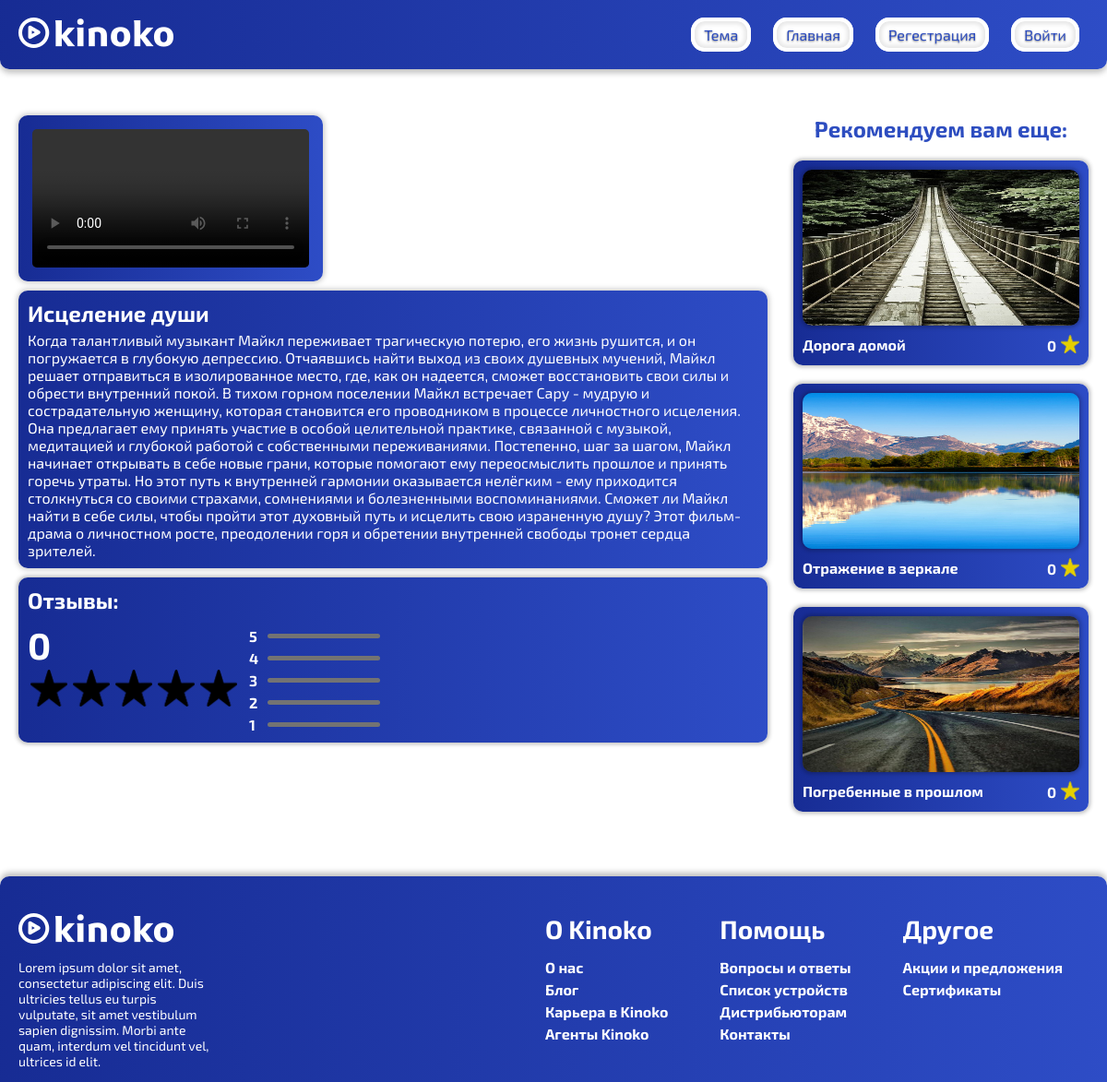
Screenshot of /pages/film.php?name=Исцеление души with the database file from the repository.
### tables this page shows
CREATE TABLE `films` (
  `id` int NOT NULL,
  `name` text NOT NULL,
  `rating` float NOT NULL,
  `genre` text NOT NULL
);

### pages/film.php (the view, shortened to what this page needs)
<?php
include 'init.php';
?>
<!DOCTYPE html>
<html>
<head>
    <link rel="stylesheet" type="text/css" href="../assets/css/FilmStyle.css">
    <link rel="stylesheet" type="text/css" href="../assets/css/darkstyle.css">
</head>
<body class="<?php if($_SESSION['theme']=="dark") {echo 'dark_body';}?>">
<?php
include 'header.php';
?>
<?php
if (isset($_GET['name'])) {
?>
<main>
    <div class="container">
        <div class="blocks_wrapper">
            <div class="block_left">
                <div class="film_wrapper">
                        <div class="film <?php if($_SESSION['theme']=="dark") {echo 'dark';}?>">
                            <?php
                            if (isset($_SESSION['auth'])) {
                            echo "<video controls class=\"empty_film\">
                    <source src=\"../films/{$_GET['name']}/film.mp4\" type=\"video/mp4\" />
                    Download the
                    <a href=\"../films/{$_GET['name']}/film.mp4\">MP4</a>
            </video>";
                            } else {
                                echo "<video controls class=\"empty_film\">
                    <source src=\"../films/{$_GET['name']}/trailer.mp4\" type=\"video/mp4\" />
                    Download the
                    <a href=\"../films/{$_GET['name']}/trailer.mp4\">MP4</a>
            </video></h2>";
                            }
                            ?>
                        </div>
                </div>
                <div class="desc_film <?php if($_SESSION['theme']=="dark") {echo 'dark';}?>">
                    <?php
                        echo "<h2>{$_GET['name']}</h2>";
                        $text = file_get_contents("../films/{$_GET['name']}/desc.txt");
                        echo $text;
                    ?>
                </div>
            <?php
            }
            ?>
                <div class="reviews <?php if($_SESSION['theme']=="dark") {echo 'dark';}?>">
                    <h2>Отзывы:</h2>
                    <div class="menu_review">
                        <div class="stars_wrapper">
                            <div class="reviews_stars">
                                <?php
                                $query = "SELECT * FROM films WHERE name='{$_GET['name']}'";
                                $result = mysqli_query($link, $query) or die(mysqli_error($link));
                                $film = mysqli_fetch_assoc($result);
                                $genre = $film['genre'];
                                $rating = round($film['rating'], 1);
                                 echo "<h2>$rating</h2>";
                                ?>
                                <div class="stars">
                                    <?php
                                    $b = -0.5;
                                        for ($i = 0; $i < 5; $i++) {
                                            echo "<div class=\"star\">";
                                            $b += 0.5;
                                            if ($b < $rating) {
                                                echo "<img src=\"../assets/img/StarYellowLeft.png\">";
                                            } else {
                                                echo "<img src=\"../assets/img/StarBlackLeft.png\">";
                                            }
                                            $b += 0.5;
                                            if ($b < $rating) {
                                                echo "<img src=\"../assets/img/StarYellowRight.png\">";
                                            } else {
                                                echo "<img src=\"../assets/img/StarBlackRight.png\">";
                                            }
                                            echo "</div>";
                                        }
                                    ?>
                                </div>
                            </div>
                            <div class="wrapper_counters">
                                <div class="wrapper_counter">
                                    <p>5</p>
                                    <div class="counter_bg">
                                    </div>
                                </div>
                                <div class="wrapper_counter">
                                    <p>4</p>
                                    <div class="counter_bg">
                                    </div>
                                </div>
                                <div class="wrapper_counter">
                                    <p>3</p>
                                    <div class="counter_bg">
                                    </div>
                                </div>
                                <div class="wrapper_counter">
                                    <p>2</p>
                                    <div class="counter_bg">
                                    </div>
                                </div>
                                <div class="wrapper_counter">
                                    <p>1</p>
                                    <div class="counter_bg">
                                    </div>
                                </div>
                            </div>
                        </div>
                    </div>
                    <?php
                    $query = "SELECT * FROM feedbacks WHERE name_film='{$_GET['name']}'";
                    $result = mysqli_query($link, $query) or die(mysqli_error($link));
                    if (!empty($result)) {
                        for ($data=[]; $row = mysqli_fetch_assoc($result); $data[] = $row);
                    ?>
                    <?php
                    }
                    ?>
                </div>
            </div>
            <div class="block_right">
                <h2 class="light_text <?php if($_SESSION['theme']=="dark") {echo 'dark_theme_text';}?>">Рекомендуем вам еще: </h2>
                <?php
                $query = "SELECT * FROM films WHERE genre='$genre'";
                $result = mysqli_query($link, $query) or die(mysqli_error($link));
                for ($data=[]; $row = mysqli_fetch_assoc($result); $data[] = $row);
                foreach ($data as $film) {
                    if ($film['name'] !== $_GET['name']) {
                        $rating = round($film['rating'], 1);
                        echo "
                                    <div class=\"item ";
                if ($_SESSION['theme'] == "dark") {
                    echo 'dark';
                }
                echo "\">
                                    <img class='poster' src='/films/{$film['name']}/poster.png' width='300' height='169' alt=''>
                                    <div class='film_info'>
                                        <p>{$film['name']}</p>
                                        <div class='rating_film'>
                                            <p>$rating</p>
                                            <div class=\"star_film\"><img src=\"../assets/img/StarYellow.png\"></div>
                                        </div>
                                    </div>
                                    <a href=\"/pages/film.php?name={$film['name']}\"></a>
                                </div>";
                    }
                }
                ?>
            </div>
        </div>
    </div>
</main>
<?php
include 'footer.php';
?>
</body>
</html>

### assets/css/FilmStyle.css (style rules this page uses)
html, body { margin: 0px; padding: 0px; }
.container { margin: 0 122px; position: relative; }
.blocks_wrapper { display: flex; justify-content: space-between; margin: 50px 0; }
.block_left { flex-grow: 2; }
.poster { background: linear-gradient(91.04deg, #13268B -16.91%, #3B60E4 159.03%); box-shadow: 0px 0px 4px 2px rgba(0, 0, 0, 0.25); border-radius: 10px; }
.film_wrapper { display: flex; flex-grow: 2; }
.film { background: linear-gradient(91.04deg, #13268B -16.91%, #3B60E4 159.03%); box-shadow: 0px 0px 6px 1px rgba(0, 0, 0, 0.25); border-radius: 10px; display: flex; justify-content: center; align-items: center; padding: 15px; }
.empty_film { max-width: 100%; border-radius: 5px; }
.block_right { display: flex; flex-direction: column; align-items: center; border-radius: 10px; margin: 0 0 0 28px; max-width: 339px; width: 100%; font-family: "Exo 2"; color: white; }
.light_text { margin: 0; color: #2D4DC0; }
.desc_film { background: linear-gradient(91.04deg, #13268B -16.91%, #3B60E4 159.03%); box-shadow: 0px 0px 6px 1px rgba(0, 0, 0, 0.25); border-radius: 10px; font-family: "Exo 2"; color: white; padding: 10px; margin: 10px 0 0 0; }
.desc_film h2 { margin: 0 0 5px 0; }
.menu_review { display: flex; justify-content: space-between; align-items: center; }
.star img { width: 20px; }
.star { min-width: 40px; margin: 3px; }
.stars { display: flex; align-items: center; }
.stars_wrapper { margin: 10px 0 0 0; display: flex; }
.wrapper_counters { margin: 0 0 0 10px; }
.wrapper_counter { display: flex; margin: 5px 0 0 0; align-items: center; justify-content: space-between; }
.wrapper_counter p { margin: 0 10px 0 0; font-weight: 700; }
.reviews_stars h2 { font-size: 40px; }
.counter_bg { width: 122px; height: 5px; background: #737373; border-radius: 3.5px; position: relative; }
.reviews { background: linear-gradient(91.04deg, #13268B -16.91%, #3B60E4 159.03%); box-shadow: 0px 0px 4px 2px rgba(0, 0, 0, 0.25); border-radius: 10px; color: white; font-family: "Exo 2"; padding: 10px; margin: 10px 0 0 0; }
.reviews h2 { margin: 0; }
.item { max-height: 427px; background: linear-gradient(91.04deg, #13268B -16.91%, #3B60E4 159.03%); box-shadow: 0px 0px 4px 2px rgba(0, 0, 0, 0.25); border-radius: 10px; padding: 10px; position: relative; display: flex; flex-direction: column; margin: 0 0 20px 0; transition: 0.2s ease; z-index: 0; }
.film_info { display: flex; justify-content: space-between; }
.rating_film { display: flex; justify-content: space-between; align-items: center; margin: 10px 0 0 0; }
.star_film img { width: 20px; height: 20px; }
.item:first-of-type { margin: 20px 0 20px 0; }
.item p { font-family: 'Exo 2'; font-weight: 700; color: white; margin: 11px 0 0 0; }
.rating_film p { margin: 0 5px 0 0; }
.item a, .item_chanr a { position: absolute; display: block; top: 0; left: 0; width: 100%; height: 100%; z-index: 1; }
@media (max-width: 1280px) { .container { margin: 0 20px; } }

### rows the page displays
films: rating "0"
films: name (picture), name "Дорога домой", rating "0"
films: name (picture), name "Отражение в зеркале", rating "0"
films: name (picture), name "Погребенные в прошлом", rating "0"

### other values shown
$_GET['name'] "Исцеление души"
